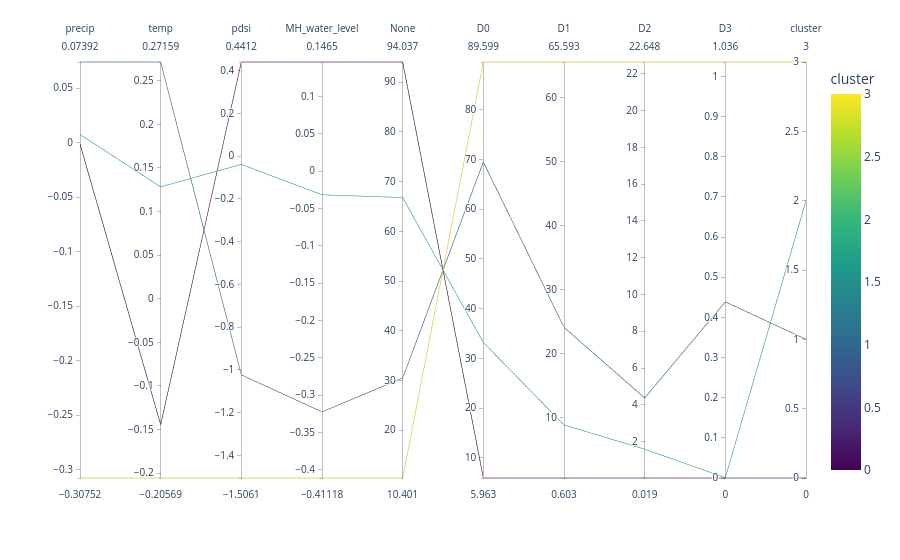

Notebook cell for this chart:
### Code cell
# Visualizing the K-Means Clusters
import plotly.express as px

features = df_kmeans.columns

kmeans = KMeans(n_clusters=4, init='k-means++', max_iter=300, n_init=10, random_state=0)
kmeans.fit(df_kmeans)

# Adding cluster labels to the dataframe
df_centroids = pd.DataFrame(kmeans.cluster_centers_, columns=features)
df_centroids['cluster'] = df_centroids.index

fig = px.parallel_coordinates(df_centroids, color='cluster', color_continuous_scale=px.colors.sequential.Viridis)
fig.show()

# extracting cluster size and seasons
print(pd.Series(kmeans.labels_).value_counts().sort_index())

df_scaled['cluster'] = kmeans.labels_
df_scaled['month'] = pd.to_datetime(df_scaled['date']).dt.month
df_scaled.groupby('cluster')['month'].value_counts().sort_index()

### Figure 1 — Plotly figure (JSON) as saved in the notebook; plotly's stock layout.template omitted (floating-point values rounded to 4 significant figures)
{"data": [{"dimensions": [{"label": "precip", "values": [-0.001347, 0.07392, 0.00742, -0.3075]}, {"label": "temp", "values": [-0.1445, 0.2716, 0.1283, -0.2057]}, {"label": "pdsi", "values": [0.4412, -1.023, -0.03811, -1.506]}, {"label": "MH_water_level", "values": [0.1465, -0.3226, -0.03149, -0.4112]}, {"label": "None", "values": [94.04, 30.5, 66.79, 10.4]}, {"label": "D0", "values": [5.963, 69.5, 33.21, 89.6]}, {"label": "D1", "values": [0.603, 24.14, 8.891, 65.59]}, {"label": "D2", "values": [0.01948, 4.373, 1.588, 22.65]}, {"label": "D3", "values": [-2.359e-16, 0.4387, 0.0007917, 1.036]}, {"label": "cluster", "values": [0, 1, 2, 3]}], "domain": {"x": [0, 1], "y": [0, 1]}, "line": {"color": [0, 1, 2, 3], "coloraxis": "coloraxis"}, "name": "", "type": "parcoords"}], "layout": {"coloraxis": {"colorbar": {"title": {"text": "cluster"}}, "colorscale": [[0, "#440154"], [0.1111, "#482878"], [0.2222, "#3e4989"], [0.3333, "#31688e"], [0.4444, "#26828e"], [0.5556, "#1f9e89"], [0.6667, "#35b779"], [0.7778, "#6ece58"], [0.8889, "#b5de2b"], [1, "#fde725"]]}, "legend": {"tracegroupgap": 0}, "margin": {"t": 60}}}
